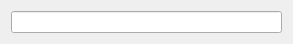
<?xml version="1.0" encoding="UTF-8"?>
<ui version="4.0">
 <class>SimpleInputBox</class>
 <widget class="QDialog" name="SimpleInputBox">
  <property name="geometry">
   <rect>
    <x>0</x>
    <y>0</y>
    <width>293</width>
    <height>38</height>
   </rect>
  </property>
  <property name="windowTitle">
   <string>Dialog</string>
  </property>
  <layout class="QHBoxLayout" name="horizontalLayout">
   <item>
    <widget class="QLineEdit" name="lineEdit"/>
   </item>
  </layout>
 </widget>
 <resources/>
 <connections/>
</ui>
